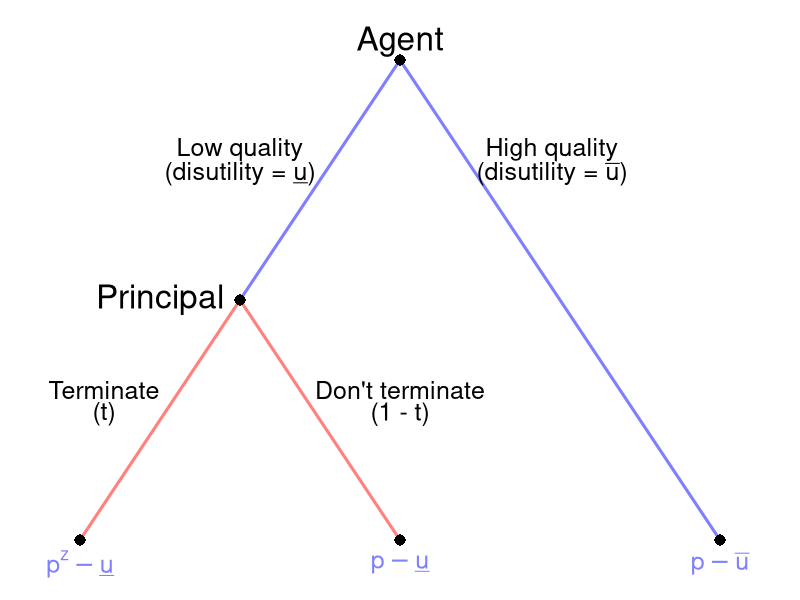

Reproduce this figure in R.
require(shape)
pdf(file = "information_power/info_gametree.pdf", width = 9, height = 7)

#Set parameters for graphics
axislabelsize <- 1.5
labelsize <- 2
actionlabelsize <- 1.5
graphlinewidth <- 3
segmentlinewidth <- 2
nodesize <- 1.5
fadelevel <- 1

col_agent = c(rgb(0, 0, 1, 0.5), rgb(1, 0, 0, 0.5))

par(mar =  c(0, 0, 0, 0))

xlims <- c(0, 10)
ylims <- c(0, 10)

npts <- 501 
x <- seq(xlims[1], xlims[2], length.out = npts)
y <- seq(ylims[1], ylims[2], length.out = npts) 

plot(0, 0, xlim = xlims, ylim = ylims, type = "n",
     xlab = expression(paste("")),
     ylab = expression(paste("")), 
     xaxt = "n", 
     yaxt = "n", 
     cex.lab = axislabelsize, 
     bty = "n",
     xaxs = "i", 
     yaxs = "i")

ticksy <- seq(from = 0, to = ylims[2], by = 2)
ylabels <- seq(from = 0, to = ylims[2], by = 2)
ticksx <- seq(from = 0, to = xlims[2], by = 2)
xlabels <- seq(from = 0, to = xlims[2], by = 2)

# Agent
segments(5, 9, 3, 5, col = col_agent[1], lty = 1, lwd = 3)
segments(5, 9, 9, 1, lty = 1, col = col_agent[1], lwd = graphlinewidth)


# Principal
segments(3, 5, 1, 1, lty = 1, col = col_agent[2], lwd = graphlinewidth)
segments(3, 5, 5, 1, lty = 1, col = col_agent[2], lwd = graphlinewidth)

#Initial node
points(5, 9, pch = 16, cex = nodesize)

#P1 Nodes
points(3, 5, pch = 16, cex = nodesize)

#P2 Terminal Nodes
points(1, 1, pch = 16, cex = nodesize)
points(5, 1, pch = 16, cex = nodesize)
points(9, 1, pch = 16, cex = nodesize)

text(5, 9.3, expression(paste("Agent")), cex = labelsize)
text(3, 7.5, expression(paste("Low quality")), cex = actionlabelsize)
text(3, 7.1, expression(paste("(disutility = ", underline(u), ")")), cex = actionlabelsize)
text(6.9, 7.5, expression(paste("High quality")), cex = actionlabelsize)
text(6.9, 7.1, expression(paste("(disutility = ", bar(u), ")")), cex = actionlabelsize)


text(2, 5, expression(paste("Principal")), cex = labelsize)
text(1.3, 3.5, expression(paste("Terminate")), cex = actionlabelsize)
text(1.3, 3.1, expression(paste("(t)")), cex = actionlabelsize)
text(5, 3.5, expression(paste("Don't terminate")), cex = actionlabelsize)
text(5, 3.1, expression(paste("(1 - t)")), cex = actionlabelsize)

#Payoffs 
text(1, .6, expression(p^z - underline(u)), col = col_agent[1], cex = actionlabelsize)
text(5, .6, expression(p - underline(u)),  col = col_agent[1], cex = actionlabelsize)
text(9, .6, expression(p - bar(u)), col = col_agent[1], cex = actionlabelsize)



dev.off()
